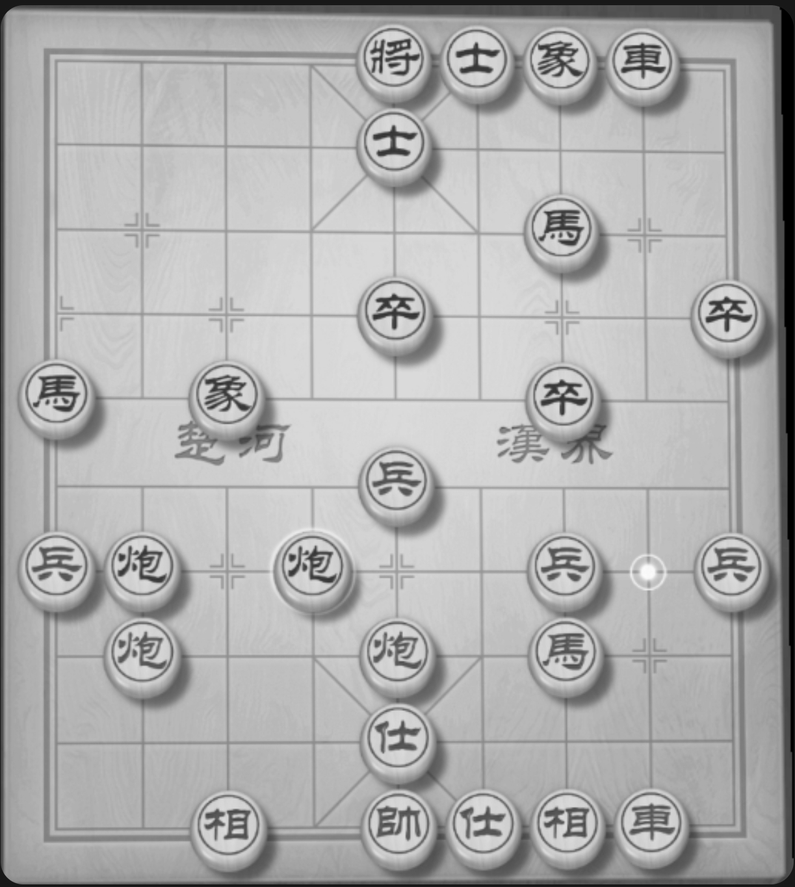
#> input picture tools/scan-bench/real/user-app-01.png, 795 x 887 px, shrunk from 1223 x 1365 before the run
$ python find_boards.py ../scan-bench/real/user-app-01.png ../scan-bench/real/user-app-01.png
#> lines starting #> are read from the running program, lines starting #| are printed output that depends on the picture; after the words box and inside, x2 and y2 are one past the last pixel; in counts of white or black regions, pixels touching at a corner belong together
#!/usr/bin/env python3
# tools/khai-cuoc-bo-cuc/find_boards.py — Tìm sơ đồ bàn cờ trên trang sách scan (ảnh cả trang) và cắt ra PNG.
# Lưới kẻ + quân dính nhau thành một thành phần liên thông lớn (chữ in là mảnh nhỏ) → lấy thành phần có kích thước
# cỡ bàn cờ (rộng 18–45% trang, tỉ lệ cao/rộng 0.95–1.35). Nới thêm biên để lấy trọn quân ở mép.
#   python find_boards.py <page.png> <out_prefix>   → <out_prefix>_0.png … (trên → dưới, trái → phải) + in toạ độ
import sys, cv2, numpy as np

def find(path):
#> called with path = '../scan-bench/real/user-app-01.png'
    g = cv2.imdecode(np.fromfile(path, dtype=np.uint8), cv2.IMREAD_GRAYSCALE)
#> g is the input picture: shape (887, 795); min 0, max 252, mean 174.2
    h, w = g.shape
#> h = 887; w = 795
    bw = (g < 150).astype(np.uint8)
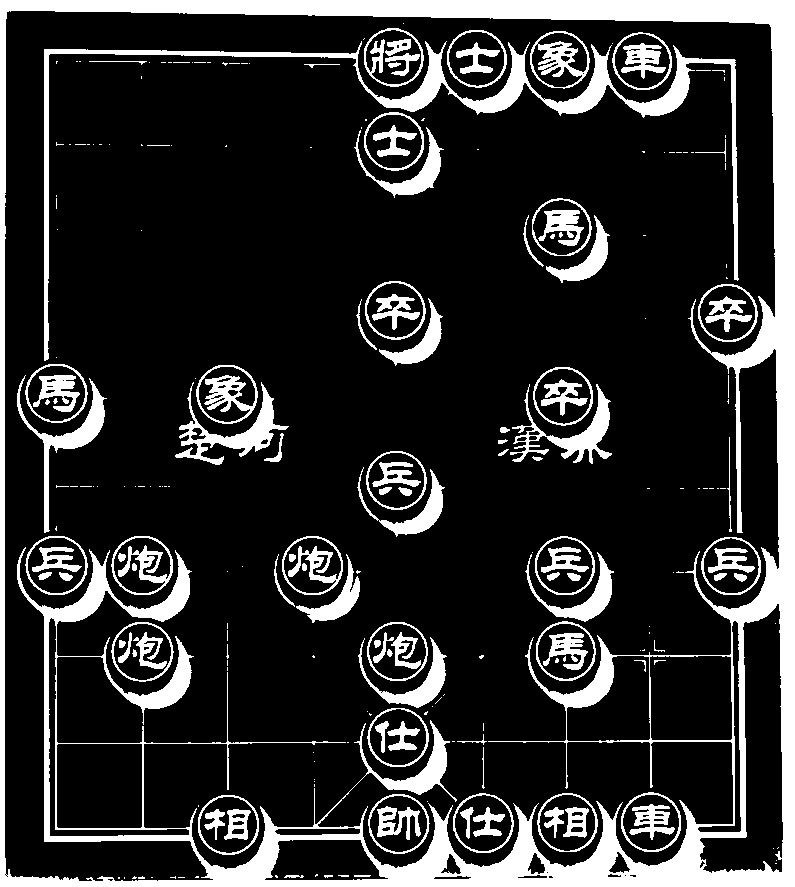
#> bw: shape (887, 795); values 0 (black) and 1 (white), 18.2% white; 238 white regions (132 under 20 px), largest, box (x1, y1, x2, y2) and area: (0, 0, 795, 887) 70489, (44, 41, 739, 361) 10144, (175, 382, 289, 465) 2325
    bw = cv2.dilate(bw, np.ones((3, 3), np.uint8))
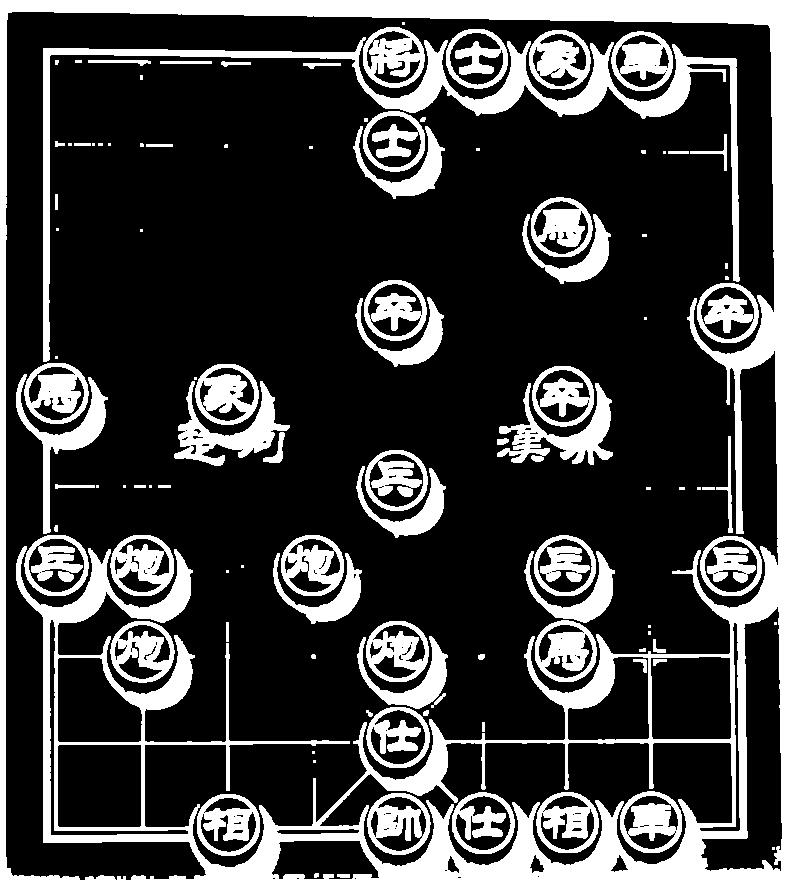
#> bw: shape (887, 795); values 0 (black) and 1 (white), 25% white; 107 white regions (36 under 20 px), largest, box (x1, y1, x2, y2) and area: (0, 0, 795, 887) 85663, (43, 37, 740, 362) 13773, (497, 383, 613, 465) 3294
    n, lab, st, _ = cv2.connectedComponentsWithStats(bw)
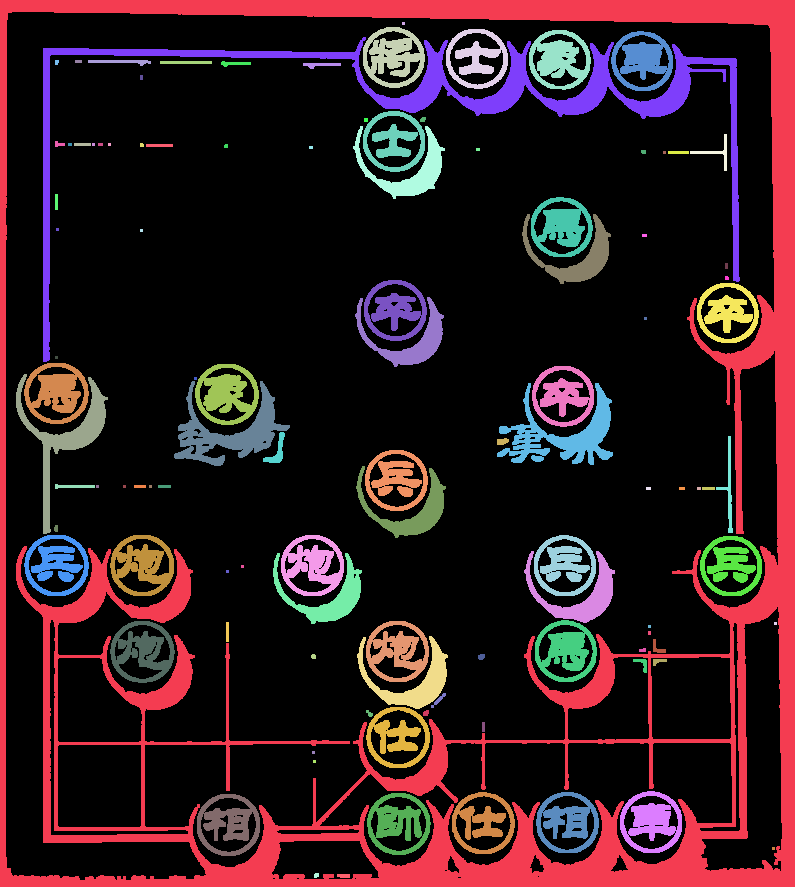
#> lab: shape (887, 795) int32; 108 distinct labels, from 0 to 107; one colour per label, 0 black
#> n = 108; st = 108 rows, first 6: [6, 12, 776, 868, 528980], [0, 0, 795, 887, 85663], [402, 22, 3, 3, 9], [363, 27, 62, 61, 2165], [446, 29, 62, 60, 1656], [529, 30, 62, 60, 2099]
    out = []
    for i in range(1, n):
        x, y, cw, ch, area = st[i]
        if w * 0.18 <= cw <= w * 0.45 and 0.95 <= ch / cw <= 1.35 and area > cw * ch * 0.04:
            m = int(cw * 0.04)
            out.append((max(x - m, 0), max(y - m, 0), min(x + cw + m, w), min(y + ch + m, h)))
#> this loop made 107 passes
#> (x, y, cw, ch, area) on passes 1, 3, 4, 5, 6, 7, 9, 10, 11, 12, 13, 15: (0, 0, 795, 887, 85663), (363, 27, 62, 61, 2165), (446, 29, 62, 60, 1656), (529, 30, 62, 60, 2099), (611, 31, 62, 60, 2036), (43, 37, 697, 325, 13773), (75, 60, 7, 3, 21), (88, 60, 63, 6, 204), (160, 61, 52, 3, 156), (221, 61, 30, 6, 101), (303, 63, 38, 6, 130), (363, 111, 62, 61, 1690)
#> after the loop, out = []
    out.sort(key=lambda b: (round(b[1] / 200), b[0]))
    return g, out

if __name__ == '__main__':
    g, bs = find(sys.argv[1])
#> bs = []
    for k, (a, b, c, d) in enumerate(bs):
        cv2.imencode('.png', g[b:d, a:c])[1].tofile(f'{sys.argv[2]}_{k}.png')
        print(k, a, b, c, d)
#> this loop made 0 passes
